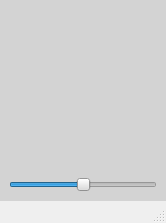
<?xml version="1.0" encoding="UTF-8"?>
<ui version="4.0">
 <class>MainWindow</class>
 <widget class="QMainWindow" name="MainWindow">
  <property name="geometry">
   <rect>
    <x>0</x>
    <y>0</y>
    <width>166</width>
    <height>223</height>
   </rect>
  </property>
  <property name="windowTitle">
   <string>MainWindow</string>
  </property>
  <widget class="QWidget" name="centralwidget">
   <property name="styleSheet">
    <string notr="true">background-color: rgb(211, 211, 211);</string>
   </property>
   <layout class="QVBoxLayout" name="verticalLayout">
    <item>
     <widget class="ProcessBar" name="processbar" native="true"/>
    </item>
    <item>
     <widget class="QSlider" name="slider">
      <property name="minimum">
       <number>-100</number>
      </property>
      <property name="maximum">
       <number>100</number>
      </property>
      <property name="orientation">
       <enum>Qt::Horizontal</enum>
      </property>
     </widget>
    </item>
   </layout>
  </widget>
  <widget class="QMenuBar" name="menubar">
   <property name="geometry">
    <rect>
     <x>0</x>
     <y>0</y>
     <width>166</width>
     <height>23</height>
    </rect>
   </property>
  </widget>
  <widget class="QStatusBar" name="statusbar"/>
 </widget>
 <customwidgets>
  <customwidget>
   <class>ProcessBar</class>
   <extends>QWidget</extends>
   <header>processbar.h</header>
   <container>1</container>
  </customwidget>
 </customwidgets>
 <resources/>
 <connections/>
</ui>
